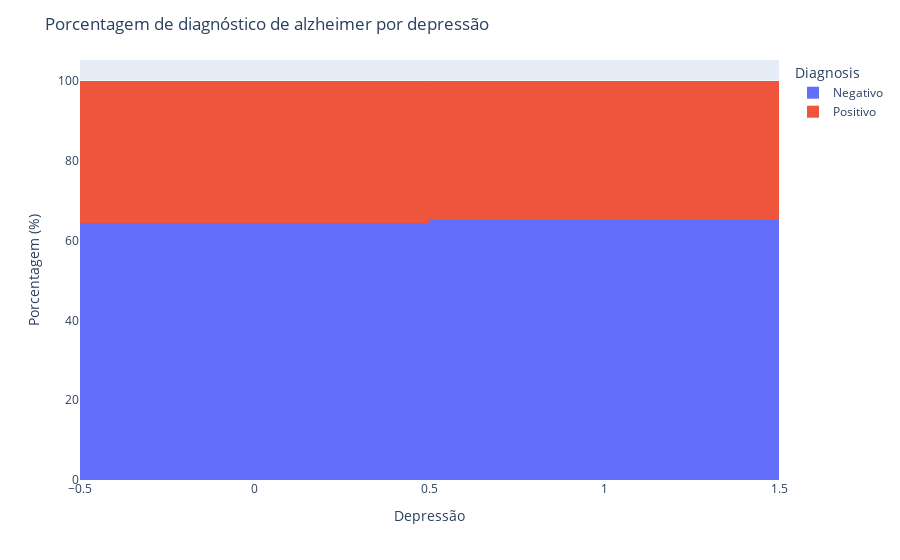

Write notebook code for a chart like this one.
### Markdown cell above
## Idade

- É perceptível que a quantidade de idades e seus diagnósticos são bem distruibuídos.
- A idade com maior diagnóstico negativo por quantidade é 72 anos, com 61 casos negativos, e também é maior porcentagem de casos negativos em uma idade, 74,39% de casos negativos.
- A idade com maior diagnóstico positivo é 61 anos com 32 casos, e a maior porcentagem também é 61 anos, com 47,05%

## Consumo de alcool, qualidade de dieta, fumo e atividade física

- não há muita variação perceptível para esses dados

### Code cell
df2 = df.replace({
        "Diagnosis": {
            0: "Negativo",
            1: "Positivo",
        }
    })

colunas = {
    "Depression": "Depressão", 
    "HeadInjury": "Ferida na cabeça", 
    "Diabetes": "Diabetes", 
    "Hypertension": "Hipertensão", 
    "CardiovascularDisease": "Doença Cardiovascular"
}
for coluna in colunas:
    fig = px.histogram(
        df2,
        x=coluna, 
        color="Diagnosis", 
        barnorm="percent",
        #text_auto=True
    )
    fig.update_layout(
        xaxis_title=colunas[coluna], 
        yaxis_title="Porcentagem (%)",
        title=f"Porcentagem de diagnóstico de alzheimer por {colunas[coluna].lower()}"
    )
    fig.show()

### Figure 1 — Plotly figure (JSON) as saved in the notebook; plotly's stock layout.template omitted (floating-point values rounded to 4 significant figures; data arrays with more than 128 entries replaced by an {"elided": "..."} marker saying what was removed)
{"data": [{"alignmentgroup": "True", "bingroup": "x", "hovertemplate": "Diagnosis=Negativo<br>Depression=%{x}<br>count (normalized as percent)=%{y}<extra></extra>", "legendgroup": "Negativo", "marker": {"color": "#636efa", "pattern": {"shape": ""}}, "name": "Negativo", "offsetgroup": "Negativo", "orientation": "v", "showlegend": true, "type": "histogram", "x": {"elided": "1389 int values"}, "xaxis": "x", "yaxis": "y"}, {"alignmentgroup": "True", "bingroup": "x", "hovertemplate": "Diagnosis=Positivo<br>Depression=%{x}<br>count (normalized as percent)=%{y}<extra></extra>", "legendgroup": "Positivo", "marker": {"color": "#EF553B", "pattern": {"shape": ""}}, "name": "Positivo", "offsetgroup": "Positivo", "orientation": "v", "showlegend": true, "type": "histogram", "x": {"elided": "760 int values"}, "xaxis": "x", "yaxis": "y"}], "layout": {"barmode": "relative", "barnorm": "percent", "legend": {"title": {"text": "Diagnosis"}, "tracegroupgap": 0}, "margin": {"t": 60}, "title": {"text": "Porcentagem de diagnóstico de alzheimer por depressão"}, "xaxis": {"anchor": "y", "domain": [0, 1], "title": {"text": "Depressão"}}, "yaxis": {"anchor": "x", "domain": [0, 1], "title": {"text": "Porcentagem (%)"}}}}
